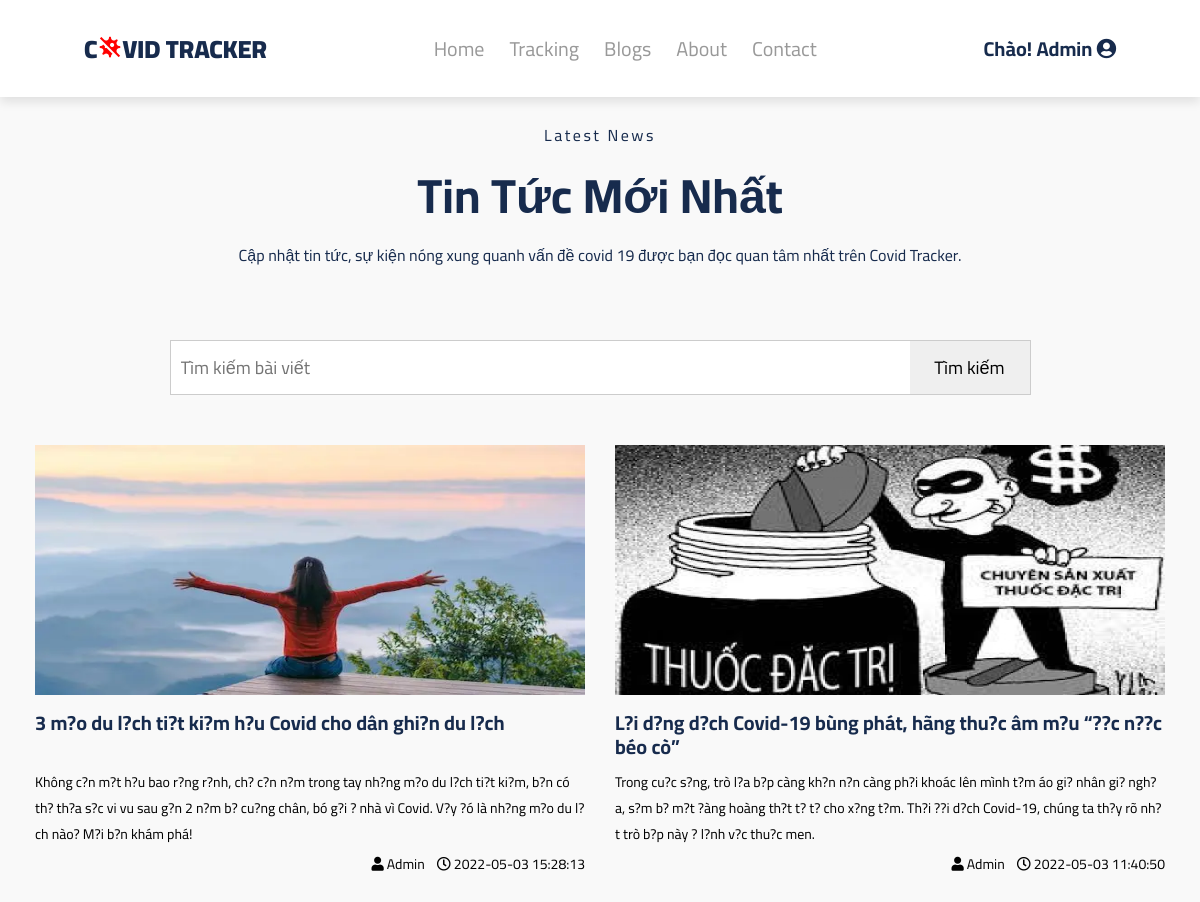
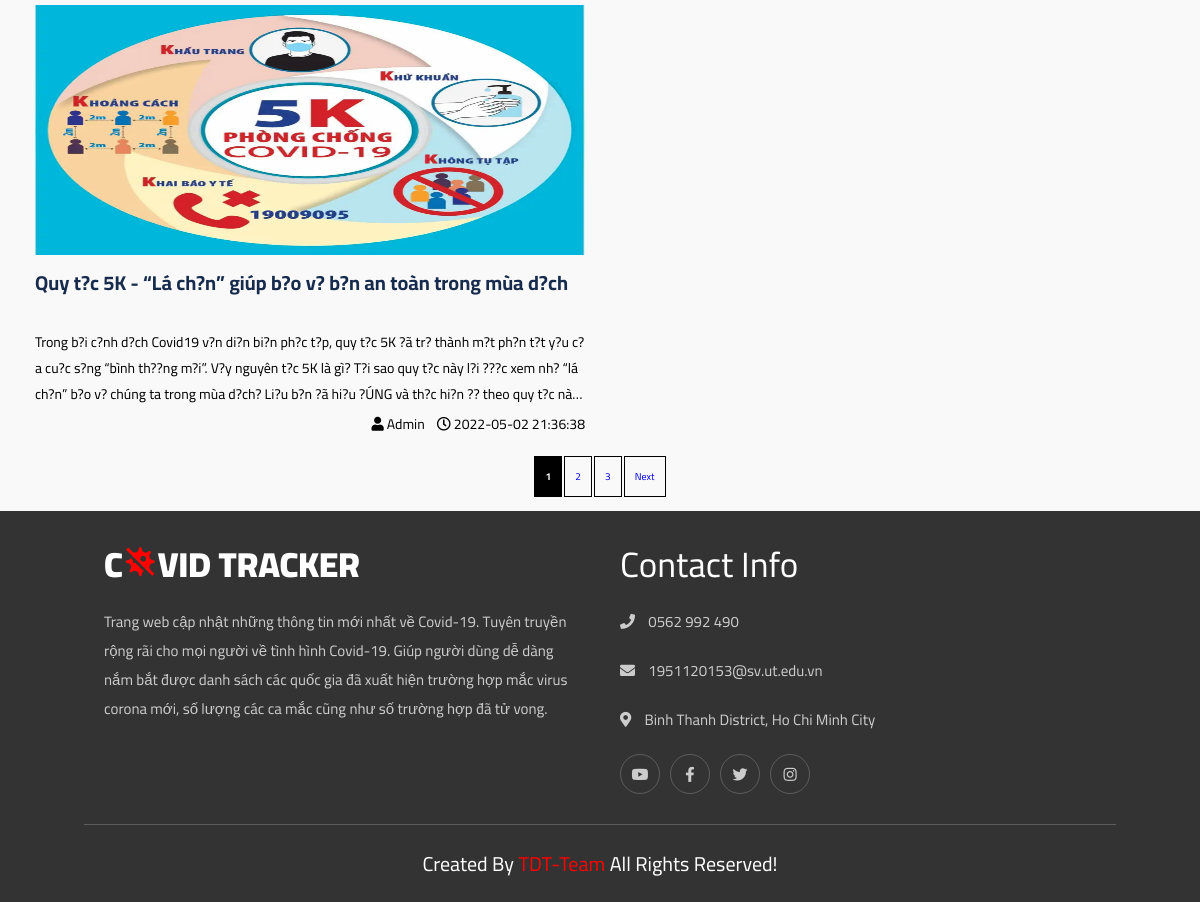
The page /blog.php (signed in) on the database its author committed (2 pictures, top to bottom).
### tables this page shows
CREATE TABLE `posts` (
  `post_id` int(10) NOT NULL,
  `title` text NOT NULL,
  `thumbnail` text NOT NULL,
  `description` text NOT NULL,
  `content` text DEFAULT NULL,
  `date_time_create` datetime NOT NULL DEFAULT current_timestamp(),
  `author` varchar(50) DEFAULT NULL
);

### blog.php (the view, shortened to what this page needs)
<?php
    include('header.php');
    include('conn.php');
?>
<body onLoad=load()>
    <div class="blog__container" style="margin-top: 100px">
        <div class="row blog__intro">
            <div class="col-12">
                <span>Latest News</span>
                <h3>Tin tức mới nhất</h3>
                <p>Cập nhật tin tức, sự kiện nóng xung quanh vấn đề covid 19 được bạn đọc quan tâm nhất trên Covid Tracker.</p>
            </div>
            <div class="col-12 search">
                <form class="wrapper" method="GET" action="">
                    <?php
                        $search = isset($_GET['post-name']) ? $_GET['post-name'] : "";
                    ?>
                    <input type="text" class="search-input" placeholder="Tìm kiếm bài viết" name="post-name" value="<?= isset($_GET['post-name']) ? $_GET['post-name'] : ""; ?>">
                    <input type="submit" class="search-btn" value="Tìm kiếm">
                </form>
            </div>
        </div>
        <div class="row blog__content">
            <?php
                $item_per_page = !empty($_GET['per_page']) ? $_GET['per_page'] : 3;
                $current_page = !empty($_GET['page']) ? $_GET['page'] : 1;
                $offset = ($current_page - 1) * $item_per_page;
                if ($search) {
                    $sql_sl = "SELECT * FROM `posts` WHERE `title` LIKE '%" . $search . "%' OR `description` LIKE '%" . $search . "%' LIMIT " . $item_per_page . " OFFSET " . $offset;
                    $listPost = mysqli_query($connect, $sql_sl);
                    $totalRecords = mysqli_query($connect, "SELECT * FROM `posts` WHERE `title` LIKE '%" . $search . "%' OR `description` LIKE '%" . $search . "%'");
                } else {
                    $sql_sl = "SELECT * FROM `posts` ORDER BY date_time_create DESC LIMIT " . $item_per_page . " OFFSET " . $offset;;
                    $listPost = mysqli_query($connect, $sql_sl);
                }
                while ($row = mysqli_fetch_array($listPost)) {
            ?>
            <div class="col-4 col-md-6 col-sm-12">
                <div class="blog__single">
                    <div class="blog__img">
                        <a href="posts.php?id=<?= $row['post_id'] ?>">
                            <img src="upload/<?=$row["thumbnail"]?>" alt="" width="100%">
                        </a>
                    </div>
                    <div class="blog__post">
                        <a href="posts.php?id=<?= $row['post_id'] ?>">
                            <h4><?=$row["title"]?></h4>
                        </a>
                        <p>
                            <?=$row["description"]?>
                        </p>
                    </div>
                    <div class="blog__info">
                        <div class="blog__info-author">
                            <span><i class="fas fa-user"></i></span>
                            <span>Admin</span>
                        </div>
                        <div class="blog__info-cmt">
                            <span><i class="far fa-clock"></i></span>
                            <span><?=$row["date_time_create"]?></span>
                        </div>
                    </div>
                </div>
            </div>
            <?php }
                ?>
        </div>
        <div style="text-align: center; padding-bottom: 25px;" class="pagination">
                <?php include("pagination.php");     ?>
        </div>
    </div>
</body>
<?php
    include('footer.php');
?>

### css/style.css (style rules this page uses)
:root { --color-txt:#FF4F5B; --bg-body: #fafbfd; --bg-content: #ffffff; --bg-hover: #f4f4f4; --color-txt: #172b4d; --nav-height: 70px; --shadow: 0 0 30px 0 rgb(82 63 105 / 5%); }
* { font-family: 'Cairo', sans-serif; margin:0; padding:0; box-sizing: border-box; outline: none; border:none; text-decoration: none; text-transform: capitalize; }
html { font-size: 62.5%; overflow-x: hidden; }
body { background:#f9f9f9; }
.blog__intro { text-align: center; color: var(--color-txt); }
.blog__intro span { margin-top: 20px; font-size: 16px; width: 100%; display: block; letter-spacing: 2.5px; }
.blog__intro h3 { font-size: 48px; }
.blog__intro p { text-transform: none; font-size: 16px; max-width: 70%; margin: 0 auto 20px; }
.blog__intro .search { display: flex; justify-content: center; padding: 20px 0; margin: 30px 0; }
.blog__intro .search .wrapper { display: flex; justify-content: center; border: 1px solid #ccc; background: #fff; width: 70%; }
.blog__intro .search input { flex: 1; font-size: 18px; text-transform: none; padding: 10px; }
.blog__intro .search .search-btn { cursor: pointer; min-width: 80px; max-width: 120px; }
.blog__content { padding: 0 35px; }
.blog__post { text-transform: none; min-height: 140px; }
.blog__post h4 { text-transform: none; margin: 10px 0; color: var(--color-txt); min-height: 48px; line-height: 24px; font-size: 20px; overflow: hidden; display: -webkit-box; -webkit-box-orient: vertical; -webkit-line-clamp: 2; }
.blog__post p { text-transform: none; font-size: 14px; overflow: hidden; display: -webkit-box; -webkit-box-orient: vertical; -webkit-line-clamp: 3; }
.blog__info { margin-bottom: 30px; display: flex; float: right; font-size: 14px; cursor: default; }
.blog__info-author { margin: 0 12px; }
.blog__img img { width: 100%; max-height: 250px; min-height: 250px; }

### css/grid.css (style rules this page uses)
.row { display: flex; flex-wrap: wrap; margin-left: -15px; margin-right: -15px; }
[class*="col-"] { padding: 0 15px; }
.col-4 { width: 33.33%; }
.col-12 { width: 100%; }
@media only screen and (max-width: 1280px) { .col-md-6 { width: 50%; } }

### rows shown on the page
posts: thumbnail (picture), title "3 m?o du l?ch ti?t ki?m h?u Covid cho dân ghi?n du l?ch", description "Không c?n m?t h?u bao r?ng r?nh, ch? c?n n?m trong tay nh?ng m?o du l?ch ti?t ki?m, b?n có th? th?a s?c vi vu sau g?n 2 n?m b? cu?ng chân, bó g?i ? nhà vì Covid. V?y ?ó là nh?ng m?o du l?ch nào? M?i b?n khám phá!", date_time_create "2022-05-03 15:28:13"
posts: thumbnail (picture), title "L?i d?ng d?ch Covid-19 bùng phát, hãng thu?c âm m?u “??c n??c béo cò”", description "Trong cu?c s?ng, trò l?a b?p càng kh?n n?n càng ph?i khoác lên mình t?m áo gi? nhân gi? ngh?a, s?m b? m?t ?àng hoàng th?t t? t? cho x?ng t?m. Th?i ??i d?ch Covid-19, chúng ta th?y rõ nh?t trò b?p này ? l?nh v?c thu?c men.", date_time_create "2022-05-03 11:40:50"
posts: thumbnail (picture), title "Quy t?c 5K - “Lá ch?n” giúp b?o v? b?n an toàn trong mùa d?ch", description "Trong b?i c?nh d?ch Covid19 v?n di?n bi?n ph?c t?p, quy t?c 5K ?ã tr? thành m?t ph?n t?t y?u c?a cu?c s?ng “bình th??ng m?i”. V?y nguyên t?c 5K là gì? T?i sao quy t?c này l?i ???c xem nh? “lá ch?n” b?o v? chúng ta trong mùa d?ch? Li?u b?n ?ã hi?u ?ÚNG và th?c hi?n ?? theo quy t?c…", date_time_create "2022-05-02 21:36:38"

### other values the page prints
$_SESSION["login"]["1"] "Admin"
